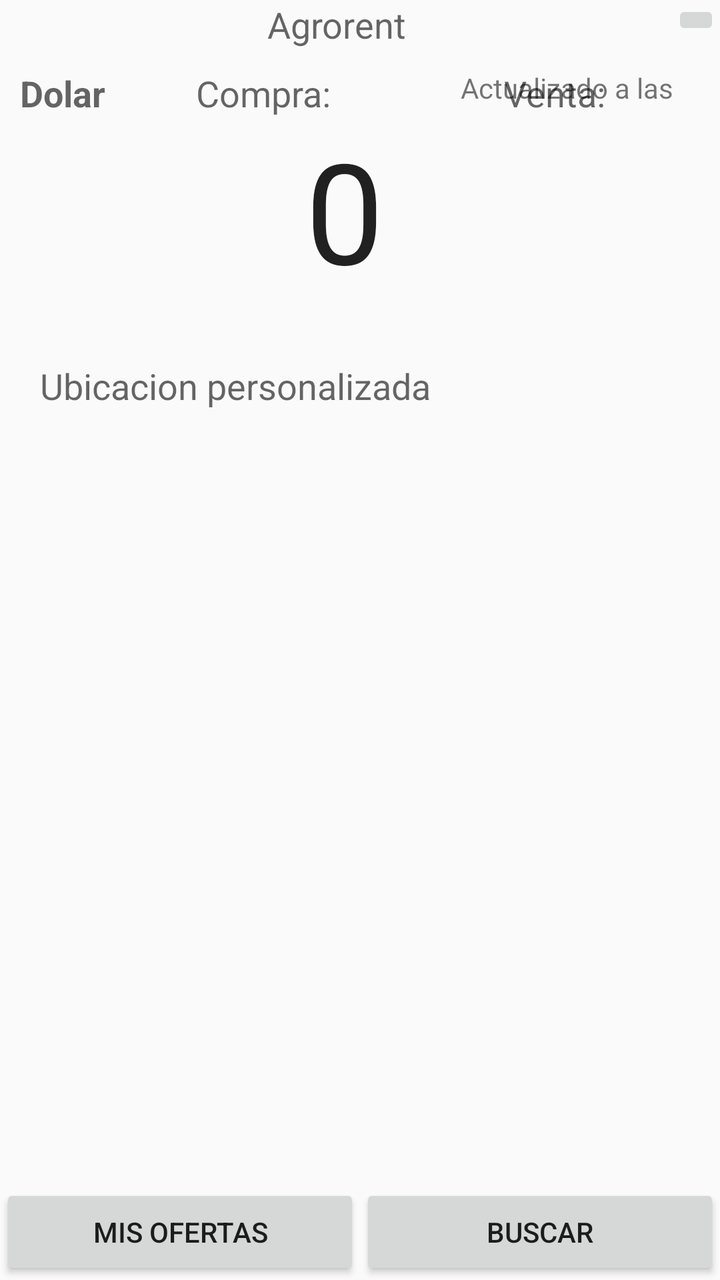
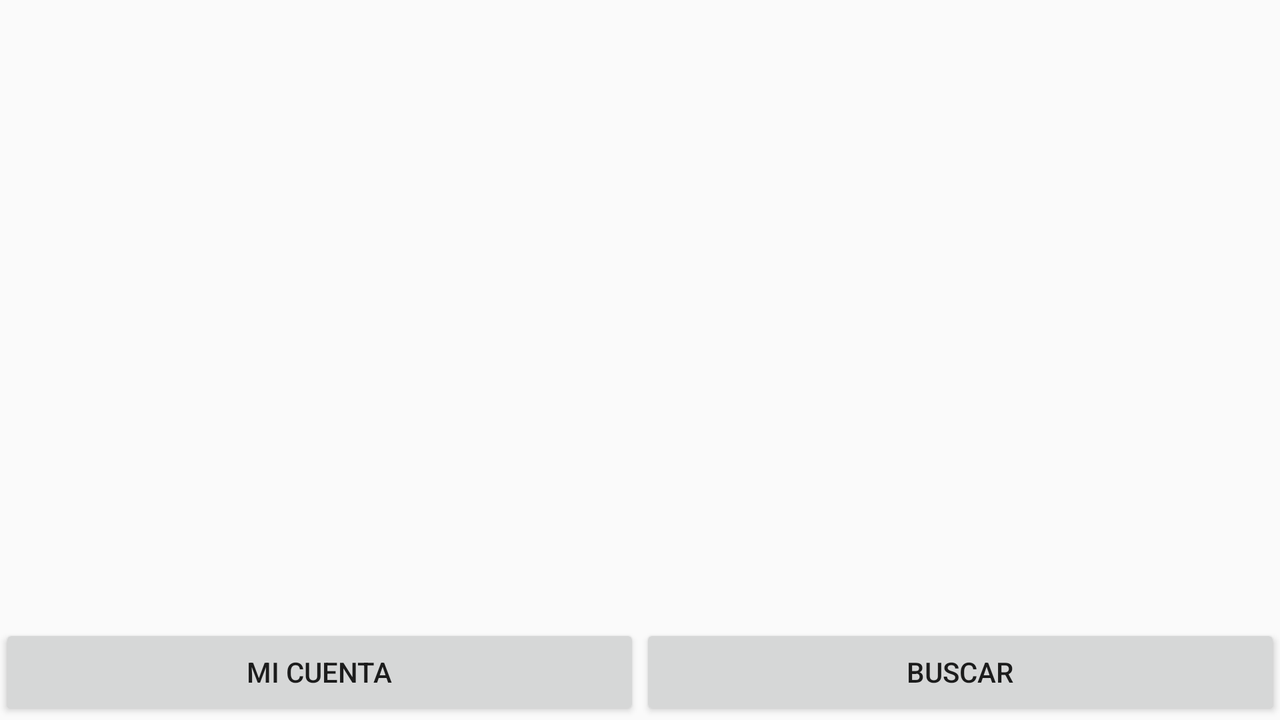

First picture: res/layout/ on a phone held upright. Second picture: the repository's own variant of that layout, on a device whose configuration matches the variant's folder. Source for both follows.
<!-- AndroidManifest.xml: application theme AppTheme -->
<!-- res/layout/activity_home.xml -->
<?xml version="1.0" encoding="utf-8"?>
<RelativeLayout xmlns:android="http://schemas.android.com/apk/res/android"
    xmlns:tools="http://schemas.android.com/tools"
    android:layout_width="match_parent"
    android:layout_height="match_parent"
    android:paddingBottom="@dimen/activity_vertical_margin"
    tools:context=".activity.Home">

    <LinearLayout
        android:orientation="vertical"
        android:layout_width="match_parent"
        android:layout_height="match_parent"
        android:layout_alignParentTop="true"
        android:layout_centerHorizontal="true">

        <include
            android:layout_width="match_parent"
            android:layout_height="wrap_content"
            layout="@layout/common_header"/>

        <TabHost
            android:layout_width="match_parent"
            android:layout_height="match_parent"
            android:id="@+id/home_tabHost"
            android:layout_weight="1">

            <LinearLayout
                android:layout_width="match_parent"
                android:layout_height="match_parent"
                android:orientation="vertical">

                <TabWidget
                    android:id="@android:id/tabs"
                    android:layout_width="fill_parent"
                    android:layout_height="wrap_content"
                    android:measureWithLargestChild="false"></TabWidget>

                <FrameLayout
                    android:id="@android:id/tabcontent"
                    android:layout_width="match_parent"
                    android:layout_height="match_parent">

                    <LinearLayout
                        android:id="@+id/home_tabClima"
                        android:layout_width="match_parent"
                        android:layout_height="match_parent"
                        android:orientation="vertical">

                        <RelativeLayout
                            android:layout_width="match_parent"
                            android:layout_height="match_parent"
                            android:layout_weight="4"
                            android:paddingRight="20dp"
                            android:paddingLeft="20dp"
                            android:paddingTop="10dp"
                            android:paddingBottom="5dp">

                            <ProgressBar
                                style="?android:attr/progressBarStyleSmall"
                                android:layout_width="wrap_content"
                                android:layout_height="wrap_content"
                                android:visibility="gone"
                                android:id="@+id/homeClima_loader"
                                android:layout_alignParentStart="true"
                                android:layout_alignParentTop="false"
                                android:layout_alignParentLeft="true" />

                            <TextView
                                android:layout_width="wrap_content"
                                android:layout_height="wrap_content"
                                android:textAppearance="?android:attr/textAppearanceSmall"
                                android:id="@+id/homeClima_timeUpdate"
                                android:layout_row="0"
                                android:layout_column="9"
                                android:text="Actualizado a las "
                                android:layout_alignParentTop="true"
                                android:layout_alignParentRight="true"
                                android:layout_alignParentEnd="true" />

                            <LinearLayout
                                android:layout_width="wrap_content"
                                android:layout_height="wrap_content"
                                android:id="@+id/container"
                                android:layout_centerHorizontal="true"
                                android:layout_below="@+id/homeClima_timeUpdate"
                                android:orientation="horizontal"
                                android:layout_marginTop="5dp"
                                android:layout_marginBottom="5dp">

                                <TextView
                                    android:layout_width="wrap_content"
                                    android:layout_height="wrap_content"
                                    android:textAppearance="?android:attr/textAppearanceLarge"
                                    android:id="@+id/homeClima_temp"
                                    android:textSize="70dp"
                                    android:text="0"
                                    android:layout_below="@+id/homeClima_timeUpdate"
                                    android:layout_centerHorizontal="true"
                                    android:layout_marginRight="15dp" />

                                <ImageView
                                    android:layout_width="wrap_content"
                                    android:layout_height="wrap_content"
                                    android:textAppearance="?android:attr/textAppearanceMedium"
                                    android:id="@+id/homeClima_img"
                                    android:layout_toRightOf="@+id/homeClima_temp" />
                            </LinearLayout>

                            <TextView
                                android:layout_width="wrap_content"
                                android:layout_height="wrap_content"
                                android:textAppearance="?android:attr/textAppearanceMedium"
                                android:id="@+id/homeClima_tempAvrg"
                                android:layout_centerHorizontal="true"
                                android:layout_below="@+id/container" />

                            <TextView
                                android:layout_width="wrap_content"
                                android:layout_height="wrap_content"
                                android:textAppearance="?android:attr/textAppearanceMedium"
                                android:id="@+id/homeClima_ubicacion"
                                android:layout_below="@+id/homeClima_tempAvrg"
                                android:layout_alignParentLeft="true"
                                android:text="Ubicacion personalizada" />

                            <TextView
                                android:layout_width="wrap_content"
                                android:layout_height="wrap_content"
                                android:textAppearance="?android:attr/textAppearanceMedium"
                                android:id="@+id/homeClima_viento"
                                android:layout_below="@+id/homeClima_tempAvrg"
                                android:layout_toLeftOf="@+id/homeClima_vientoDir"
                                android:layout_marginRight="5dp" />

                            <TextView
                                android:layout_width="wrap_content"
                                android:layout_height="wrap_content"
                                android:textAppearance="?android:attr/textAppearanceMedium"
                                android:id="@+id/homeClima_vientoDir"
                                android:layout_alignParentRight="true"
                                android:layout_below="@+id/homeClima_tempAvrg" />

                        </RelativeLayout>

                        <LinearLayout
                            android:orientation="horizontal"
                            android:layout_width="match_parent"
                            android:layout_height="fill_parent"
                            android:layout_weight="5"
                            android:baselineAligned="false">

                            <GridLayout
                                android:layout_width="fill_parent"
                                android:layout_height="match_parent"
                                android:layout_weight="1"
                                android:layout_gravity="center"
                                android:paddingLeft="10dp"
                                android:paddingRight="10dp">

                                <ImageView
                                    android:layout_width="match_parent"
                                    android:layout_height="wrap_content"
                                    android:id="@+id/homeClima_day1_img"
                                    android:layout_column="0"
                                    android:layout_row="0" />

                                <TextView
                                    android:layout_width="match_parent"
                                    android:layout_height="wrap_content"
                                    android:textAppearance="?android:attr/textAppearanceMedium"
                                    android:id="@+id/homeClima_day1_day"
                                    android:layout_column="0"
                                    android:layout_row="1"
                                    android:textAlignment="center" />

                                <TextView
                                    android:layout_width="match_parent"
                                    android:layout_height="wrap_content"
                                    android:textAppearance="?android:attr/textAppearanceMedium"
                                    android:id="@+id/homeClima_day1_temp"
                                    android:layout_column="0"
                                    android:layout_row="2"
                                    android:textAlignment="center" />

                            </GridLayout>

                            <GridLayout
                                android:layout_width="fill_parent"
                                android:layout_height="match_parent"
                                android:layout_weight="1"
                                android:layout_gravity="center"
                                android:paddingLeft="10dp"
                                android:paddingRight="10dp">

                                <ImageView
                                    android:layout_width="match_parent"
                                    android:layout_height="wrap_content"
                                    android:id="@+id/homeClima_day2_img"
                                    android:layout_column="0"
                                    android:layout_row="0" />

                                <TextView
                                    android:layout_width="match_parent"
                                    android:layout_height="wrap_content"
                                    android:textAppearance="?android:attr/textAppearanceMedium"
                                    android:id="@+id/homeClima_day2_day"
                                    android:layout_column="0"
                                    android:layout_row="1"
                                    android:textAlignment="center" />

                                <TextView
                                    android:layout_width="match_parent"
                                    android:layout_height="wrap_content"
                                    android:textAppearance="?android:attr/textAppearanceMedium"
                                    android:id="@+id/homeClima_day2_temp"
                                    android:layout_column="0"
                                    android:layout_row="2"
                                    android:textAlignment="center" />

                            </GridLayout>

                            <GridLayout
                                android:layout_width="fill_parent"
                                android:layout_height="match_parent"
                                android:layout_weight="1"
                                android:layout_gravity="center"
                                android:paddingLeft="10dp"
                                android:paddingRight="10dp">

                                <ImageView
                                    android:layout_width="match_parent"
                                    android:layout_height="wrap_content"
                                    android:id="@+id/homeClima_day3_img"
                                    android:layout_column="0"
                                    android:layout_row="0" />

                                <TextView
                                    android:layout_width="match_parent"
                                    android:layout_height="wrap_content"
                                    android:textAppearance="?android:attr/textAppearanceMedium"
                                    android:id="@+id/homeClima_day3_day"
                                    android:layout_column="0"
                                    android:layout_row="1"
                                    android:textAlignment="center" />

                                <TextView
                                    android:layout_width="match_parent"
                                    android:layout_height="wrap_content"
                                    android:textAppearance="?android:attr/textAppearanceMedium"
                                    android:id="@+id/homeClima_day3_temp"
                                    android:layout_column="0"
                                    android:layout_row="2"
                                    android:textAlignment="center" />

                            </GridLayout>

                        </LinearLayout>

                    </LinearLayout>

                    <LinearLayout
                        android:id="@+id/home_tabCotizacion"
                        android:layout_width="match_parent"
                        android:layout_height="match_parent"
                        android:orientation="vertical">

                        <LinearLayout
                            android:orientation="horizontal"
                            android:layout_width="match_parent"
                            android:layout_height="wrap_content"
                            android:padding="10dp"
                            android:paddingTop="15dp">

                            <TextView
                                android:layout_width="fill_parent"
                                android:layout_height="wrap_content"
                                android:textAppearance="?android:attr/textAppearanceMedium"
                                android:text="Dolar"
                                android:id="@+id/textView25"
                                android:textStyle="bold"
                                android:layout_weight="3" />

                            <TextView
                                android:layout_width="fill_parent"
                                android:layout_height="wrap_content"
                                android:textAppearance="?android:attr/textAppearanceMedium"
                                android:text="Compra:"
                                android:id="@+id/home_dolarCompra"
                                android:layout_weight="2"
                                android:textAlignment="center" />

                            <TextView
                                android:layout_width="fill_parent"
                                android:layout_height="wrap_content"
                                android:textAppearance="?android:attr/textAppearanceMedium"
                                android:text="Venta:"
                                android:id="@+id/home_dolarVenta"
                                android:layout_weight="2"
                                android:textAlignment="center" />

                        </LinearLayout>

                        <LinearLayout
                            android:orientation="vertical"
                            android:layout_width="match_parent"
                            android:layout_height="match_parent"
                            android:id="@+id/cotizaciones_container"
                            android:padding="10dp"></LinearLayout>

                    </LinearLayout>

                    <LinearLayout
                        android:id="@+id/home_tabInfo"
                        android:layout_width="match_parent"
                        android:layout_height="match_parent"
                        android:orientation="vertical"></LinearLayout>

                </FrameLayout>
            </LinearLayout>
        </TabHost>

        <LinearLayout
            android:orientation="horizontal"
            android:layout_width="match_parent"
            android:layout_height="wrap_content"
            android:layout_gravity="center_horizontal">

            <Button
                android:layout_width="fill_parent"
                android:layout_height="wrap_content"
                android:text="Mis Ofertas"
                android:id="@+id/home_admin_btn"
                android:layout_weight="0.5" />

            <Button
                android:layout_width="fill_parent"
                android:layout_height="wrap_content"
                android:text="Buscar"
                android:id="@+id/home_buscar_btn"
                android:layout_weight="0.5" />
        </LinearLayout>
    </LinearLayout>

</RelativeLayout>
<!-- res/layout/common_header.xml (included above) -->
<?xml version="1.0" encoding="utf-8"?>
<LinearLayout xmlns:android="http://schemas.android.com/apk/res/android"
    android:orientation="horizontal" android:layout_width="match_parent"
    android:layout_height="wrap_content">

        <TextView
            android:layout_width="wrap_content"
            android:layout_height="wrap_content"
            android:textAppearance="?android:attr/textAppearanceMedium"
            android:text="@string/app_name"
            android:id="@+id/textView7"
            android:layout_gravity="center_vertical"
            android:layout_weight="1"
            android:textAlignment="center" />

        <ImageButton
            android:layout_width="wrap_content"
            android:layout_height="wrap_content"
            android:id="@+id/home_profileButton"
            android:src="@mipmap/profile"
            android:adjustViewBounds="false" />

</LinearLayout>
<!-- resources referenced by this layout -->
<resources>
  <string name="app_name">Agrorent</string>
  <style name="AppTheme" parent="Theme.AppCompat.Light.NoActionBar">
          
          <item name="colorPrimary">@color/colorPrimary</item>
          <item name="colorPrimaryDark">@color/colorPrimaryDark</item>
          <item name="colorAccent">@color/colorAccent</item>
      </style>
  <color name="colorPrimary">#6c77b7</color>
  <color name="colorPrimaryDark">#303F9F</color>
  <color name="colorAccent">#FF4081</color>
</resources>
<!-- res/layout-land/activity_home.xml (the repository's variant of the layout above) -->
<!-- drawn on the phone turned sideways -->
<?xml version="1.0" encoding="utf-8"?>
<RelativeLayout xmlns:android="http://schemas.android.com/apk/res/android"
    xmlns:tools="http://schemas.android.com/tools"
    android:layout_width="match_parent"
    android:layout_height="match_parent"
    android:paddingBottom="@dimen/activity_vertical_margin"
    android:paddingLeft="@dimen/activity_horizontal_margin"
    android:paddingRight="@dimen/activity_horizontal_margin"
    android:paddingTop="@dimen/activity_vertical_margin"
    tools:context=".activity.Home">

    <LinearLayout
        android:orientation="vertical"
        android:layout_width="match_parent"
        android:layout_height="match_parent"
        android:layout_alignParentTop="true"
        android:layout_alignParentLeft="true"
        android:layout_alignParentStart="true">

        <LinearLayout
            android:orientation="horizontal"
            android:layout_width="match_parent"
            android:layout_height="fill_parent"
            android:layout_gravity="center_horizontal"
            android:baselineAligned="false"
            android:layout_weight="0.1">


        </LinearLayout>

        <LinearLayout
            android:orientation="horizontal"
            android:layout_width="match_parent"
            android:layout_height="wrap_content"
            android:layout_gravity="center_horizontal">

            <Button
                android:layout_width="fill_parent"
                android:layout_height="wrap_content"
                android:text="Mi Cuenta"
                android:id="@+id/button"
                android:layout_weight="0.5" />

            <Button
                android:layout_width="fill_parent"
                android:layout_height="wrap_content"
                android:text="Buscar"
                android:id="@+id/button2"
                android:layout_weight="0.5" />
        </LinearLayout>
    </LinearLayout>
</RelativeLayout>
<!-- resources referenced by the variant -->
<!-- as the phone turned sideways resolves them -->
<resources>
  <style name="AppTheme" parent="Theme.AppCompat.Light.NoActionBar">
          
          <item name="colorPrimary">@color/colorPrimary</item>
          <item name="colorPrimaryDark">@color/colorPrimaryDark</item>
          <item name="colorAccent">@color/colorAccent</item>
      </style>
  <color name="colorPrimary">#6c77b7</color>
  <color name="colorPrimaryDark">#303F9F</color>
  <color name="colorAccent">#FF4081</color>
</resources>
